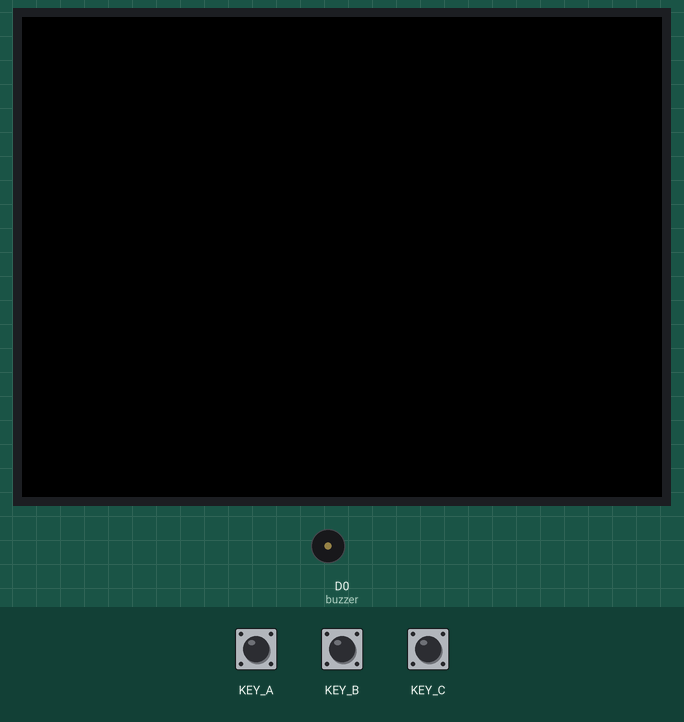
Recording of a sketch running on a simulated Seeed Wio Terminal. On the bench: 320×240 colour display, buzzer (waves = sounding). Inputs (shaded band) come from the test bench; at power-on: KEY_A HIGH, KEY_B HIGH, KEY_C HIGH.

Above: at 1.2 s.
1.3 s: KEY_A pulled LOW for 0.15 s
At 3.83 s:
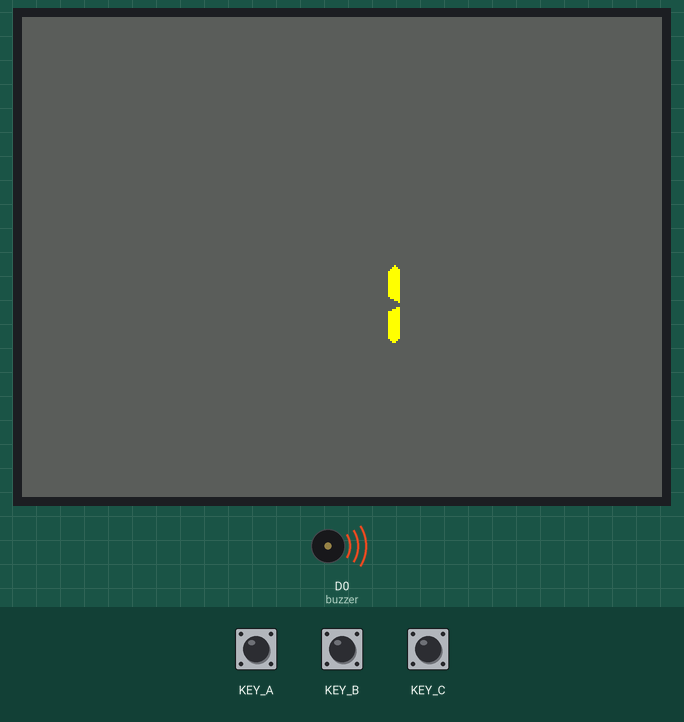
4.3 s: KEY_B pulled LOW for 1 s
At 5.25 s:
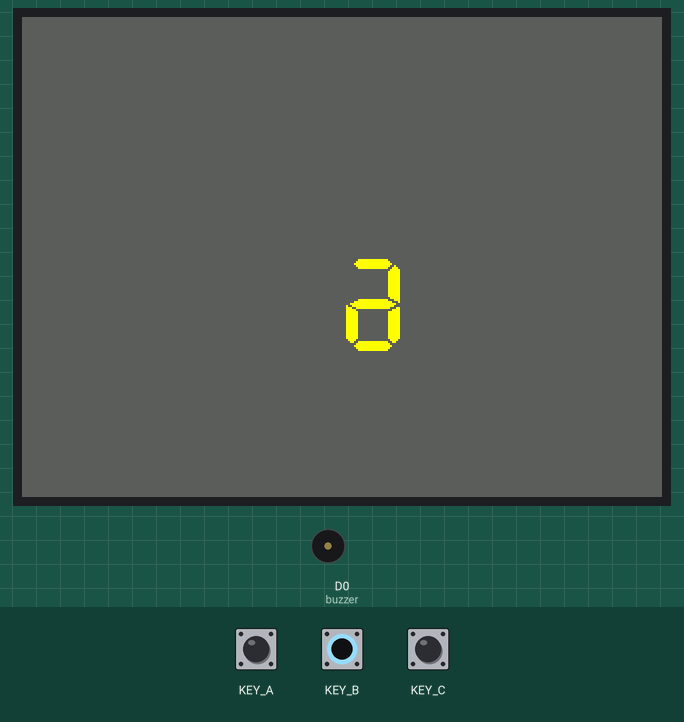
Timing chart, 0 to 13.3 s (numbered marks = the images above; inputs shaded):
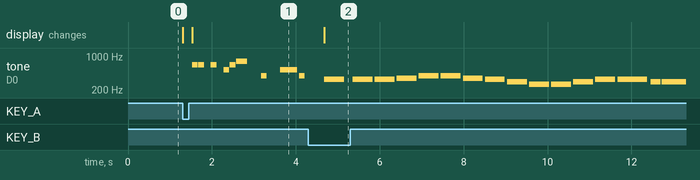

Measured:
- after the input at 1.3 s, tone on D0 (buzzer): plays 659 Hz for 0.14 s, 659 Hz for 0.14 s, 659 Hz for 0.14 s, 523 Hz for 0.14 s, 659 Hz for 0.14 s, 784 Hz for 0.27 s … (9 notes in this stretch), starting after 0.23 s; the display: first changes at once (image 1 shows a later state)
- after the input at 4.3 s, the display: changes after 0.38 s (image 2)

The sketch:

wioBuzzer.ino
```cpp
/*
  Super Mario Bros - Overworld theme
  Connect a piezo buzzer or speaker to pin 11 or select a new pin.
  More songs available at https://github.com/robsoncouto/arduino-songs

                                              Robson Couto, 2019
*/

#define NOTE_B0 31
#define NOTE_C1 33
#define NOTE_CS1 35
#define NOTE_D1 37
#define NOTE_DS1 39
#define NOTE_E1 41
#define NOTE_F1 44
#define NOTE_FS1 46
#define NOTE_G1 49
#define NOTE_GS1 52
#define NOTE_A1 55
#define NOTE_AS1 58
#define NOTE_B1 62
#define NOTE_C2 65
#define NOTE_CS2 69
#define NOTE_D2 73
#define NOTE_DS2 78
#define NOTE_E2 82
#define NOTE_F2 87
#define NOTE_FS2 93
#define NOTE_G2 98
#define NOTE_GS2 104
#define NOTE_A2 110
#define NOTE_AS2 117
#define NOTE_B2 123
#define NOTE_C3 131
#define NOTE_CS3 139
#define NOTE_D3 147
#define NOTE_DS3 156
#define NOTE_E3 165
#define NOTE_F3 175
#define NOTE_FS3 185
#define NOTE_G3 196
#define NOTE_GS3 208
#define NOTE_A3 220
#define NOTE_AS3 233
#define NOTE_B3 247
#define NOTE_C4 262
#define NOTE_CS4 277
#define NOTE_D4 294
#define NOTE_DS4 311
#define NOTE_E4 330
#define NOTE_F4 349
#define NOTE_FS4 370
#define NOTE_G4 392
#define NOTE_GS4 415
#define NOTE_A4 440
#define NOTE_AS4 466
#define NOTE_B4 494
#define NOTE_C5 523
#define NOTE_CS5 554
#define NOTE_D5 587
#define NOTE_DS5 622
#define NOTE_E5 659
#define NOTE_F5 698
#define NOTE_FS5 740
#define NOTE_G5 784
#define NOTE_GS5 831
#define NOTE_A5 880
#define NOTE_AS5 932
#define NOTE_B5 988
#define NOTE_C6 1047
#define NOTE_CS6 1109
#define NOTE_D6 1175
#define NOTE_DS6 1245
#define NOTE_E6 1319
#define NOTE_F6 1397
#define NOTE_FS6 1480
#define NOTE_G6 1568
#define NOTE_GS6 1661
#define NOTE_A6 1760
#define NOTE_AS6 1865
#define NOTE_B6 1976
#define NOTE_C7 2093
#define NOTE_CS7 2217
#define NOTE_D7 2349
#define NOTE_DS7 2489
#define NOTE_E7 2637
#define NOTE_F7 2794
#define NOTE_FS7 2960
#define NOTE_G7 3136
#define NOTE_GS7 3322
#define NOTE_A7 3520
#define NOTE_AS7 3729
#define NOTE_B7 3951
#define NOTE_C8 4186
#define NOTE_CS8 4435
#define NOTE_D8 4699
#define NOTE_DS8 4978
#define REST 0

#include <TFT_eSPI.h> // Graphics and font library for ILI9341 driver chip
#include <SPI.h>

#define TFT_GREY 0x5AEB // New colour

TFT_eSPI tft = TFT_eSPI();  // Invoke library
// change this to make the song slower or faster
int marioTempo = 200;
int odetojoyTempo = 114;

// change this to whichever pin you want to use
int buzzer = D0;

// notes of the moledy followed by the duration.
// a 4 means a quarter note, 8 an eighteenth , 16 sixteenth, so on
// !!negative numbers are used to represent dotted notes,
// so -4 means a dotted quarter note, that is, a quarter plus an eighteenth!!
int mario[] = {

  // Super Mario Bros theme
  // Score available at https://musescore.com/user/2123/scores/2145
  // Theme by Koji Kondo

  NOTE_E5,
  8,
  NOTE_E5,
  8,
  REST,
  8,
  NOTE_E5,
  8,
  REST,
  8,
  NOTE_C5,
  8,
  NOTE_E5,
  8, //1
  NOTE_G5,
  4,
  REST,
  4,
  NOTE_G4,
  8,
  REST,
  4,
  NOTE_C5,
  -4,
  NOTE_G4,
  8,
  REST,
  4,
  NOTE_E4,
  -4, // 3
  NOTE_A4,
  4,
  NOTE_B4,
  4,
  NOTE_AS4,
  8,
  NOTE_A4,
  4,
  NOTE_G4,
  -8,
  NOTE_E5,
  -8,
  NOTE_G5,
  -8,
  NOTE_A5,
  4,
  NOTE_F5,
  8,
  NOTE_G5,
  8,
  REST,
  8,
  NOTE_E5,
  4,
  NOTE_C5,
  8,
  NOTE_D5,
  8,
  NOTE_B4,
  -4,
  NOTE_C5,
  -4,
  NOTE_G4,
  8,
  REST,
  4,
  NOTE_E4,
  -4, // repeats from 3
  NOTE_A4,
  4,
  NOTE_B4,
  4,
  NOTE_AS4,
  8,
  NOTE_A4,
  4,
  NOTE_G4,
  -8,
  NOTE_E5,
  -8,
  NOTE_G5,
  -8,
  NOTE_A5,
  4,
  NOTE_F5,
  8,
  NOTE_G5,
  8,
  REST,
  8,
  NOTE_E5,
  4,
  NOTE_C5,
  8,
  NOTE_D5,
  8,
  NOTE_B4,
  -4,

  REST,
  4,
  NOTE_G5,
  8,
  NOTE_FS5,
  8,
  NOTE_F5,
  8,
  NOTE_DS5,
  4,
  NOTE_E5,
  8, //7
  REST,
  8,
  NOTE_GS4,
  8,
  NOTE_A4,
  8,
  NOTE_C4,
  8,
  REST,
  8,
  NOTE_A4,
  8,
  NOTE_C5,
  8,
  NOTE_D5,
  8,
  REST,
  4,
  NOTE_DS5,
  4,
  REST,
  8,
  NOTE_D5,
  -4,
  NOTE_C5,
  2,
  REST,
  2,

  REST,
  4,
  NOTE_G5,
  8,
  NOTE_FS5,
  8,
  NOTE_F5,
  8,
  NOTE_DS5,
  4,
  NOTE_E5,
  8, //repeats from 7
  REST,
  8,
  NOTE_GS4,
  8,
  NOTE_A4,
  8,
  NOTE_C4,
  8,
  REST,
  8,
  NOTE_A4,
  8,
  NOTE_C5,
  8,
  NOTE_D5,
  8,
  REST,
  4,
  NOTE_DS5,
  4,
  REST,
  8,
  NOTE_D5,
  -4,
  NOTE_C5,
  2,
  REST,
  2,

  NOTE_C5,
  8,
  NOTE_C5,
  4,
  NOTE_C5,
  8,
  REST,
  8,
  NOTE_C5,
  8,
  NOTE_D5,
  4, //11
  NOTE_E5,
  8,
  NOTE_C5,
  4,
  NOTE_A4,
  8,
  NOTE_G4,
  2,

  NOTE_C5,
  8,
  NOTE_C5,
  4,
  NOTE_C5,
  8,
  REST,
  8,
  NOTE_C5,
  8,
  NOTE_D5,
  8,
  NOTE_E5,
  8, //13
  REST,
  1,
  NOTE_C5,
  8,
  NOTE_C5,
  4,
  NOTE_C5,
  8,
  REST,
  8,
  NOTE_C5,
  8,
  NOTE_D5,
  4,
  NOTE_E5,
  8,
  NOTE_C5,
  4,
  NOTE_A4,
  8,
  NOTE_G4,
  2,
  NOTE_E5,
  8,
  NOTE_E5,
  8,
  REST,
  8,
  NOTE_E5,
  8,
  REST,
  8,
  NOTE_C5,
  8,
  NOTE_E5,
  4,
  NOTE_G5,
  4,
  REST,
  4,
  NOTE_G4,
  4,
  REST,
  4,
  NOTE_C5,
  -4,
  NOTE_G4,
  8,
  REST,
  4,
  NOTE_E4,
  -4, // 19

  NOTE_A4,
  4,
  NOTE_B4,
  4,
  NOTE_AS4,
  8,
  NOTE_A4,
  4,
  NOTE_G4,
  -8,
  NOTE_E5,
  -8,
  NOTE_G5,
  -8,
  NOTE_A5,
  4,
  NOTE_F5,
  8,
  NOTE_G5,
  8,
  REST,
  8,
  NOTE_E5,
  4,
  NOTE_C5,
  8,
  NOTE_D5,
  8,
  NOTE_B4,
  -4,

  NOTE_C5,
  -4,
  NOTE_G4,
  8,
  REST,
  4,
  NOTE_E4,
  -4, // repeats from 19
  NOTE_A4,
  4,
  NOTE_B4,
  4,
  NOTE_AS4,
  8,
  NOTE_A4,
  4,
  NOTE_G4,
  -8,
  NOTE_E5,
  -8,
  NOTE_G5,
  -8,
  NOTE_A5,
  4,
  NOTE_F5,
  8,
  NOTE_G5,
  8,
  REST,
  8,
  NOTE_E5,
  4,
  NOTE_C5,
  8,
  NOTE_D5,
  8,
  NOTE_B4,
  -4,

  NOTE_E5,
  8,
  NOTE_C5,
  4,
  NOTE_G4,
  8,
  REST,
  4,
  NOTE_GS4,
  4, //23
  NOTE_A4,
  8,
  NOTE_F5,
  4,
  NOTE_F5,
  8,
  NOTE_A4,
  2,
  NOTE_D5,
  -8,
  NOTE_A5,
  -8,
  NOTE_A5,
  -8,
  NOTE_A5,
  -8,
  NOTE_G5,
  -8,
  NOTE_F5,
  -8,

  NOTE_E5,
  8,
  NOTE_C5,
  4,
  NOTE_A4,
  8,
  NOTE_G4,
  2, //26
  NOTE_E5,
  8,
  NOTE_C5,
  4,
  NOTE_G4,
  8,
  REST,
  4,
  NOTE_GS4,
  4,
  NOTE_A4,
  8,
  NOTE_F5,
  4,
  NOTE_F5,
  8,
  NOTE_A4,
  2,
  NOTE_B4,
  8,
  NOTE_F5,
  4,
  NOTE_F5,
  8,
  NOTE_F5,
  -8,
  NOTE_E5,
  -8,
  NOTE_D5,
  -8,
  NOTE_C5,
  8,
  NOTE_E4,
  4,
  NOTE_E4,
  8,
  NOTE_C4,
  2,

  NOTE_E5,
  8,
  NOTE_C5,
  4,
  NOTE_G4,
  8,
  REST,
  4,
  NOTE_GS4,
  4, //repeats from 23
  NOTE_A4,
  8,
  NOTE_F5,
  4,
  NOTE_F5,
  8,
  NOTE_A4,
  2,
  NOTE_D5,
  -8,
  NOTE_A5,
  -8,
  NOTE_A5,
  -8,
  NOTE_A5,
  -8,
  NOTE_G5,
  -8,
  NOTE_F5,
  -8,

  NOTE_E5,
  8,
  NOTE_C5,
  4,
  NOTE_A4,
  8,
  NOTE_G4,
  2, //26
  NOTE_E5,
  8,
  NOTE_C5,
  4,
  NOTE_G4,
  8,
  REST,
  4,
  NOTE_GS4,
  4,
  NOTE_A4,
  8,
  NOTE_F5,
  4,
  NOTE_F5,
  8,
  NOTE_A4,
  2,
  NOTE_B4,
  8,
  NOTE_F5,
  4,
  NOTE_F5,
  8,
  NOTE_F5,
  -8,
  NOTE_E5,
  -8,
  NOTE_D5,
  -8,
  NOTE_C5,
  8,
  NOTE_E4,
  4,
  NOTE_E4,
  8,
  NOTE_C4,
  2,
  NOTE_C5,
  8,
  NOTE_C5,
  4,
  NOTE_C5,
  8,
  REST,
  8,
  NOTE_C5,
  8,
  NOTE_D5,
  8,
  NOTE_E5,
  8,
  REST,
  1,

  NOTE_C5,
  8,
  NOTE_C5,
  4,
  NOTE_C5,
  8,
  REST,
  8,
  NOTE_C5,
  8,
  NOTE_D5,
  4, //33
  NOTE_E5,
  8,
  NOTE_C5,
  4,
  NOTE_A4,
  8,
  NOTE_G4,
  2,
  NOTE_E5,
  8,
  NOTE_E5,
  8,
  REST,
  8,
  NOTE_E5,
  8,
  REST,
  8,
  NOTE_C5,
  8,
  NOTE_E5,
  4,
  NOTE_G5,
  4,
  REST,
  4,
  NOTE_G4,
  4,
  REST,
  4,
  NOTE_E5,
  8,
  NOTE_C5,
  4,
  NOTE_G4,
  8,
  REST,
  4,
  NOTE_GS4,
  4,
  NOTE_A4,
  8,
  NOTE_F5,
  4,
  NOTE_F5,
  8,
  NOTE_A4,
  2,
  NOTE_D5,
  -8,
  NOTE_A5,
  -8,
  NOTE_A5,
  -8,
  NOTE_A5,
  -8,
  NOTE_G5,
  -8,
  NOTE_F5,
  -8,

  NOTE_E5,
  8,
  NOTE_C5,
  4,
  NOTE_A4,
  8,
  NOTE_G4,
  2, //40
  NOTE_E5,
  8,
  NOTE_C5,
  4,
  NOTE_G4,
  8,
  REST,
  4,
  NOTE_GS4,
  4,
  NOTE_A4,
  8,
  NOTE_F5,
  4,
  NOTE_F5,
  8,
  NOTE_A4,
  2,
  NOTE_B4,
  8,
  NOTE_F5,
  4,
  NOTE_F5,
  8,
  NOTE_F5,
  -8,
  NOTE_E5,
  -8,
  NOTE_D5,
  -8,
  NOTE_C5,
  8,
  NOTE_E4,
  4,
  NOTE_E4,
  8,
  NOTE_C4,
  2,

  //game over sound
  NOTE_C5,
  -4,
  NOTE_G4,
  -4,
  NOTE_E4,
  4, //45
  NOTE_A4,
  -8,
  NOTE_B4,
  -8,
  NOTE_A4,
  -8,
  NOTE_GS4,
  -8,
  NOTE_AS4,
  -8,
  NOTE_GS4,
  -8,
  NOTE_G4,
  8,
  NOTE_D4,
  8,
  NOTE_E4,
  -2,

};

int odetojoy[] = {
  NOTE_E4, 4, NOTE_E4, 4, NOTE_F4, 4, NOTE_G4, 4, //1
  NOTE_G4, 4, NOTE_F4, 4, NOTE_E4, 4, NOTE_D4, 4,
  NOTE_C4, 4, NOTE_C4, 4, NOTE_D4, 4, NOTE_E4, 4,
  NOTE_E4, -4, NOTE_D4, 8, NOTE_D4, 2,

  NOTE_E4, 4, NOTE_E4, 4, NOTE_F4, 4, NOTE_G4, 4, //4
  NOTE_G4, 4, NOTE_F4, 4, NOTE_E4, 4, NOTE_D4, 4,
  NOTE_C4, 4, NOTE_C4, 4, NOTE_D4, 4, NOTE_E4, 4,
  NOTE_D4, -4, NOTE_C4, 8, NOTE_C4, 2,

  NOTE_D4, 4, NOTE_D4, 4, NOTE_E4, 4, NOTE_C4, 4, //8
  NOTE_D4, 4, NOTE_E4, 8, NOTE_F4, 8, NOTE_E4, 4, NOTE_C4, 4,
  NOTE_D4, 4, NOTE_E4, 8, NOTE_F4, 8, NOTE_E4, 4, NOTE_D4, 4,
  NOTE_C4, 4, NOTE_D4, 4, NOTE_G3, 2,

  NOTE_E4, 4, NOTE_E4, 4, NOTE_F4, 4, NOTE_G4, 4, //12
  NOTE_G4, 4, NOTE_F4, 4, NOTE_E4, 4, NOTE_D4, 4,
  NOTE_C4, 4, NOTE_C4, 4, NOTE_D4, 4, NOTE_E4, 4,
  NOTE_D4, -4, NOTE_C4, 8, NOTE_C4, 2
};

int starwar[] = {
  NOTE_A4,
  -4,
  NOTE_A4,
  -4,
  NOTE_A4,
  16,
  NOTE_A4,
  16,
  NOTE_A4,
  16,
  NOTE_A4,
  16,
  NOTE_F4,
  8,
  REST,
  8,
  NOTE_A4,
  -4,
  NOTE_A4,
  -4,
  NOTE_A4,
  16,
  NOTE_A4,
  16,
  NOTE_A4,
  16,
  NOTE_A4,
  16,
  NOTE_F4,
  8,
  REST,
  8,
  NOTE_A4,
  4,
  NOTE_A4,
  4,
  NOTE_A4,
  4,
  NOTE_F4,
  -8,
  NOTE_C5,
  16,

  NOTE_A4,
  4,
  NOTE_F4,
  -8,
  NOTE_C5,
  16,
  NOTE_A4,
  2, //4
  NOTE_E5,
  4,
  NOTE_E5,
  4,
  NOTE_E5,
  4,
  NOTE_F5,
  -8,
  NOTE_C5,
  16,
  NOTE_A4,
  4,
  NOTE_F4,
  -8,
  NOTE_C5,
  16,
  NOTE_A4,
  2,

  NOTE_A5,
  4,
  NOTE_A4,
  -8,
  NOTE_A4,
  16,
  NOTE_A5,
  4,
  NOTE_GS5,
  -8,
  NOTE_G5,
  16, //7
  NOTE_DS5,
  16,
  NOTE_D5,
  16,
  NOTE_DS5,
  8,
  REST,
  8,
  NOTE_A4,
  8,
  NOTE_DS5,
  4,
  NOTE_D5,
  -8,
  NOTE_CS5,
  16,

  NOTE_C5,
  16,
  NOTE_B4,
  16,
  NOTE_C5,
  16,
  REST,
  8,
  NOTE_F4,
  8,
  NOTE_GS4,
  4,
  NOTE_F4,
  -8,
  NOTE_A4,
  -16, //9
  NOTE_C5,
  4,
  NOTE_A4,
  -8,
  NOTE_C5,
  16,
  NOTE_E5,
  2,

  NOTE_A5,
  4,
  NOTE_A4,
  -8,
  NOTE_A4,
  16,
  NOTE_A5,
  4,
  NOTE_GS5,
  -8,
  NOTE_G5,
  16, //7
  NOTE_DS5,
  16,
  NOTE_D5,
  16,
  NOTE_DS5,
  8,
  REST,
  8,
  NOTE_A4,
  8,
  NOTE_DS5,
  4,
  NOTE_D5,
  -8,
  NOTE_CS5,
  16,

  NOTE_C5,
  16,
  NOTE_B4,
  16,
  NOTE_C5,
  16,
  REST,
  8,
  NOTE_F4,
  8,
  NOTE_GS4,
  4,
  NOTE_F4,
  -8,
  NOTE_A4,
  -16, //9
  NOTE_A4,
  4,
  NOTE_F4,
  -8,
  NOTE_C5,
  16,
  NOTE_A4,
  2,
};
// sizeof gives the number of bytes, each int value is composed of two bytes (16 bits)
// there are two values per note (pitch and duration), so for each note there are four bytes
int marioNotes = sizeof(mario) / sizeof(mario[0]) / 2;
int odetojoyNotes = sizeof(odetojoy) / sizeof(odetojoy[0]) / 2;
int starwarNotes = sizeof(starwar) / sizeof(starwar[0]) / 2;
int starwarTempo = 120;

// this calculates the duration of a whole note in ms
int marioWholenote = (60000 * 4) / marioTempo;
int odetojoyWholenote = (60000 * 4) / odetojoyTempo;
int starwarWholenote = (60000 * 4) / starwarTempo;

int divider = 0, noteDuration = 0;
int thisNote = 0;
int song;
void setup()
{
  Serial.begin(115200);
  pinMode(WIO_KEY_A, INPUT_PULLUP);
  pinMode(WIO_KEY_B, INPUT_PULLUP);
  pinMode(WIO_KEY_C, INPUT_PULLUP);

}

void loop()
{
  if (digitalRead(WIO_KEY_A) == LOW)
  {
    thisNote = 0;
    song = 'mario';
    tft.init();
    tft.setRotation(3);
    tft.fillScreen(TFT_GREY);
    tft.setCursor(160, 120, 5);
    tft.setTextColor(TFT_YELLOW); tft.setTextFont(7);
    tft.println(1);
  }
  else if (digitalRead(WIO_KEY_B) == LOW)
  {
    thisNote = 0;
    song = 'odetojoy';
    tft.init();
    tft.setRotation(3);
    tft.setCursor(160, 120, 5);
    tft.setTextColor(TFT_YELLOW); tft.setTextFont(7);
    tft.println(2);
  }
  else if (digitalRead(WIO_KEY_C) == LOW)
  {
    song = 'starwar';
    tft.init();
    tft.setRotation(3);
    tft.setCursor(160, 120, 5);
    tft.setTextColor(TFT_YELLOW); tft.setTextFont(7);
    tft.print(3);
  }

  switch (song)
  {
    case 'mario':
      playNote(mario, marioNotes, marioWholenote);
      break;

    case 'odetojoy':
      playNote(odetojoy, odetojoyNotes, odetojoyWholenote);
      break;

    case 'starwar':
      playNote(starwar, starwarNotes, starwarWholenote);
      break;

    default:
      break;
  }
}

void playNote(int melody[], int notes, int wholenote)
{
  divider = melody[thisNote + 1];
  if (divider > 0)
  {
    // regular note, just proceed
    noteDuration = (wholenote) / divider;
  }
  else if (divider < 0)
  {
    // dotted notes are represented with negative durations!!
    noteDuration = (wholenote) / abs(divider);
    noteDuration *= 1.5; // increases the duration in half for dotted notes
  }

  // we only play the note for 90% of the duration, leaving 10% as a pause
  tone(buzzer, melody[thisNote], noteDuration * 0.9);

  // Wait for the specief duration before playing the next note.
  delay(noteDuration);

  // stop the waveform generation before the next note.
  noTone(buzzer);

  if (thisNote < notes * 2)
  {
    thisNote = thisNote + 2;
  }
  else
  {
    thisNote = 0;
  }
}
```
